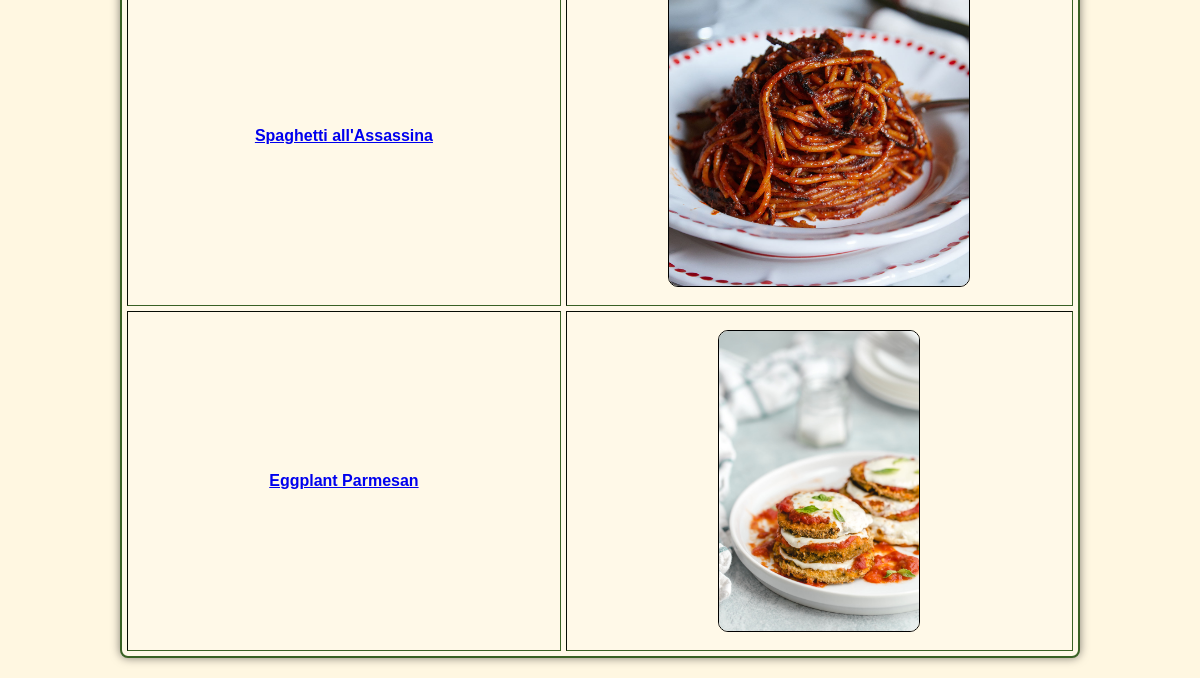
Page /collection (signed in, lower part) on the earlier database version.
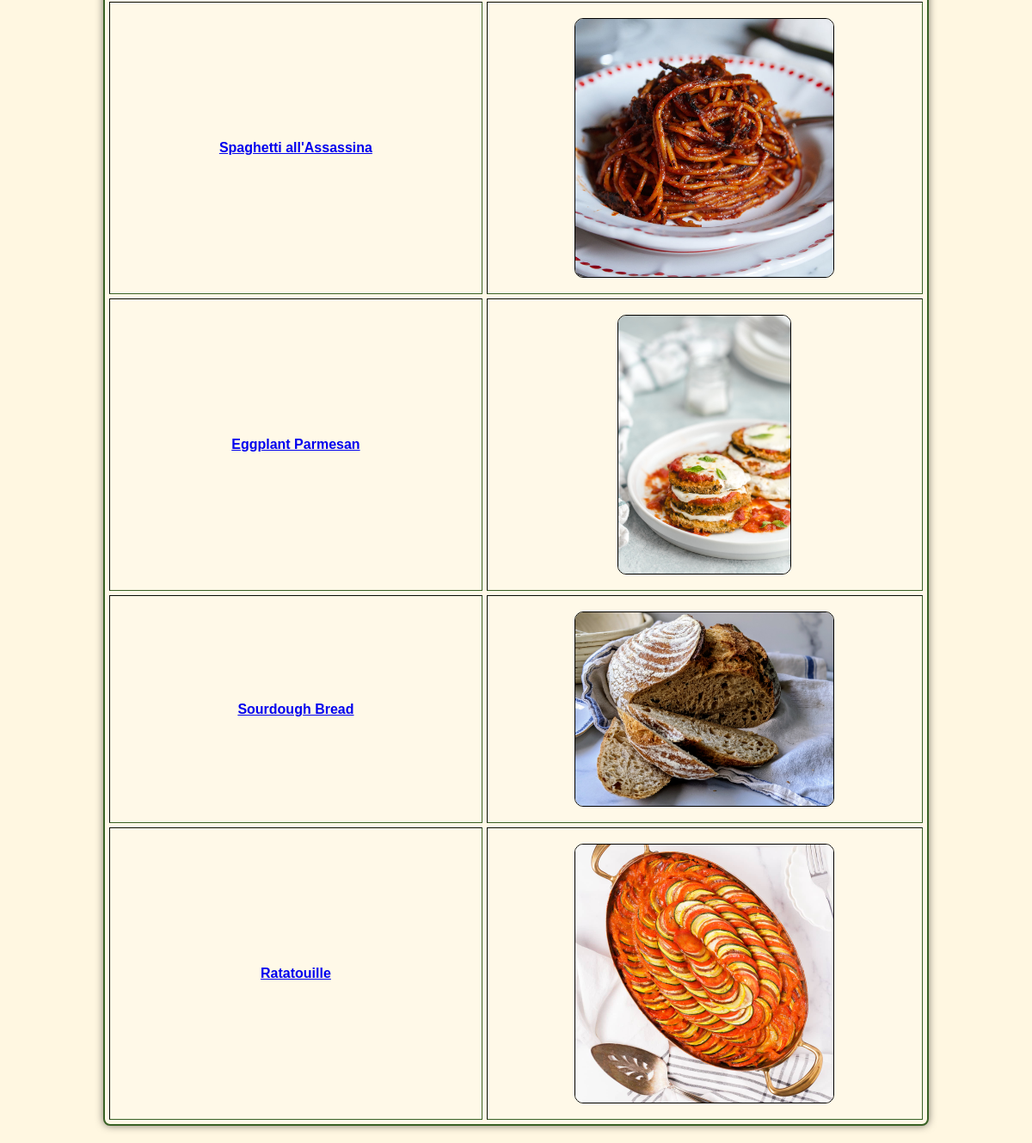
Same page on the later database version.
### recipes/models.py (models this page shows, shortened)
class Recipe(models.Model):
    name = models.CharField(max_length=50)
    ingredients = models.CharField(
        max_length=255,
        help_text='Enter ingredients, separated by a comma.'
    )
    cooking_time = models.IntegerField(help_text='Enter cooking time (minutes).')
    pic = models.ImageField(upload_to="recipes", default="no_picture.jpg")
    def get_absolute_url(self):
        return reverse ('recipes:detail', kwargs={'pk': self.pk})

### recipes/views.py (the view)
# urls.py: path("collection", RecipeListView.as_view(), name="list"),
class RecipeListView(LoginRequiredMixin, ListView):
    model = Recipe
    template_name = "recipes/collection.html"

### recipes/templates/recipes/collection.html (shortened to what this page needs)
<!DOCTYPE html>
{% extends "base.html" %}
{% load static %}
        {% block content %}
            <table border="1" cellpadding="5" cellspacing="5">
                {% for object in object_list %}
                <tr>
                    <td>
                        <a href="{{object.get_absolute_url}}">{{object.name}}</a>
                    </td>
                    <td>
                        <a href="{{object.get_absolute_url}}"><img src="{{object.pic.url}}"></a>
                    </td>
                </tr>
                <br>
                {% endfor %}
            </table>
        {% endblock %}

### templates/base.html (shortened to what this page needs)
<!DOCTYPE html>
{% load static %}
<html lang="en">
    <head>
        <link rel="stylesheet" href="{% static 'css/styles.css' %}">
        <link rel="stylesheet" type="text/css" href="{% static 'recipes/css/about.css' %}">
        <link rel="stylesheet" type="text/css" href="{% static 'recipes/css/collection.css' %}">
        <link rel="stylesheet" type="text/css" href="{% static 'recipes/css/detail.css' %}">
        <link rel="stylesheet" type="text/css" href="{% static 'recipes/css/search.css' %}">
        <link rel="stylesheet" type="text/css" href="{% static 'recipes/css/add_recipe.css' %}">
    </head>
    <body>
        {% include "navigation/navigation.html" %}
        <div class="content">
            {% block content %}
            {% endblock %}
        </div>
    </body>
</html>

### templates/navigation/navigation.html (shortened to what this page needs)
<!DOCTYPE html>
{% load static %}
<html lang="en">
    <head>
        <link rel="stylesheet" href="{% static 'css/styles.css' %}">
    </head>
    <body class="body">
    </body>
</html>

### static/css/styles.css (style rules this page uses)
body { font-family: "Bebas Neue", sans-serif; font-weight: 400; font-style: normal; background-color: #fff7e1; color: #396125; }

### recipes/static/recipes/css/about.css (style rules this page uses)
body { font-family: "Bebas Neue", sans-serif; font-weight: 400; font-style: normal; color: #396125; background-color: #fff9e8; margin: 0; padding: 0; }

### recipes/static/recipes/css/collection.css (style rules this page uses)
body { font-family: "Bebas Neue", sans-serif; font-weight: 400; font-style: normal; color: #396125; background-color: #fff9e8; margin: 0; padding: 0; }
table { width: 80%; margin: 20px auto; border: solid 2px #396125; border-radius: 8px; background-color: #fff9e8; box-shadow: 0 0 10px rgba(0, 0, 0, 0.5); }
table td, table th { padding: 8px; text-align: center; font-weight: bold; }
table img { max-width: 300px; max-height: 300px; width: auto; height: auto; display: block; margin: 10px auto; border: 1px solid black; border-radius: 10px; }

### recipes/static/recipes/css/detail.css (style rules this page uses)
body { font-family: "Bebas Neue", sans-serif; font-weight: 400; font-style: normal; color: #396125; background-color: #fff9e8; margin: 0; padding: 0; }
img { max-width: 300px; max-height: 300px; width: auto; height: auto; display: block; margin: 10px auto; border: 1px solid black; border-radius: 10px; }

### recipes/static/recipes/css/search.css (style rules this page uses)
body { font-family: "Bebas Neue", sans-serif; font-weight: 400; font-style: normal; color: #396125; background-color: #fff9e8; margin: 0; padding: 0; }

### recipes/static/recipes/css/add_recipe.css (style rules this page uses)
body { font-family: "Bebas Neue", sans-serif; color: #396125; background-color: #fff9e8; background-size: cover; background-position: center; background-repeat: no-repeat; background-attachment: fixed; margin: 0; padding: 0; }

Differences in the rows shown:
added Recipe: name "Sourdough Bread", pic (picture)
added Recipe: name "Ratatouille", pic (picture)
